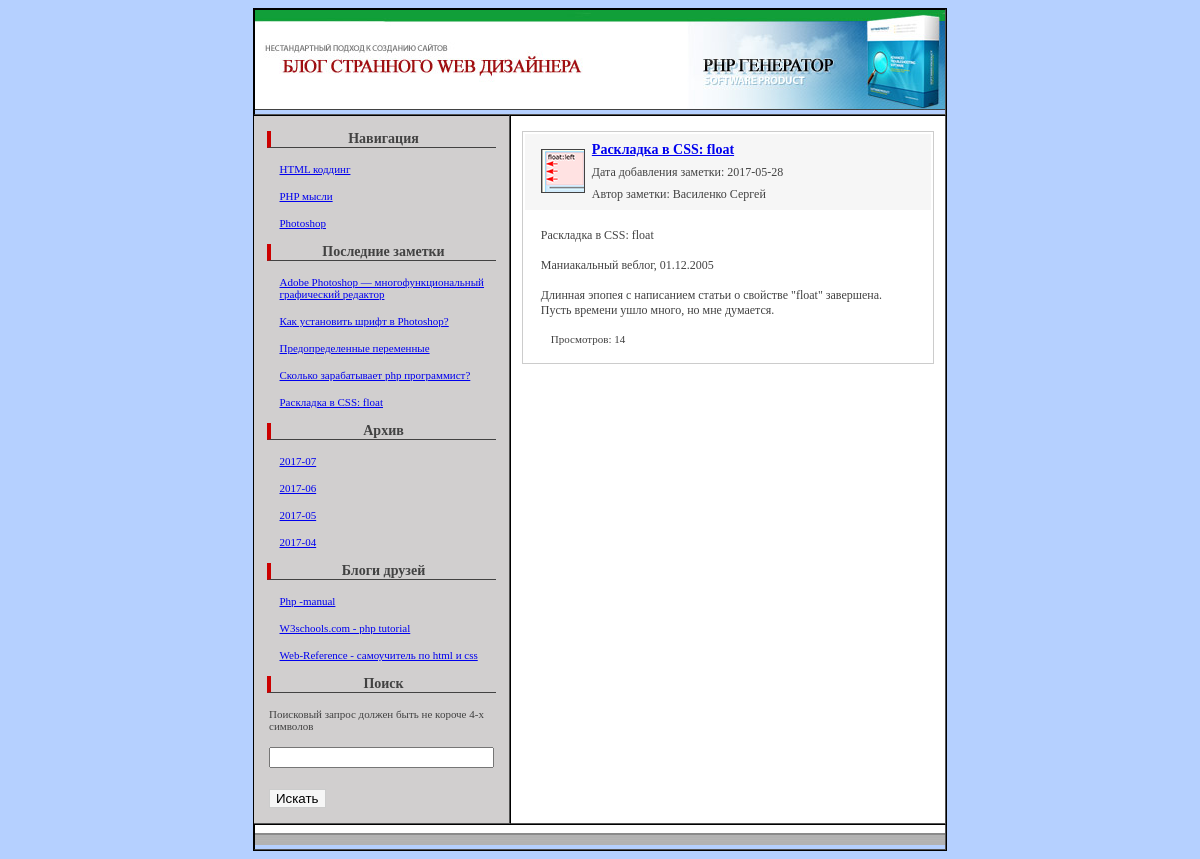
The app's page /view_date.php?date=2017-05 with its own data.
### tables this page shows
CREATE TABLE `categories` (
  `id` int(5) NOT NULL,
  `title` varchar(255) NOT NULL,
  `text` text NOT NULL,
  `meta_k` varchar(255) NOT NULL,
  `meta_d` varchar(255) NOT NULL
);

CREATE TABLE `data` (
  `id` int(5) NOT NULL,
  `meta_k` varchar(255) NOT NULL,
  `meta_d` varchar(255) NOT NULL,
  `description` varchar(255) NOT NULL,
  `author` varchar(255) NOT NULL,
  `text` text NOT NULL,
  `views` int(7) NOT NULL DEFAULT '0',
  `date` date NOT NULL DEFAULT '2017-09-28',
  `title` varchar(255) NOT NULL,
  `mini_img` varchar(255) NOT NULL,
  `cat` int(5) NOT NULL DEFAULT '0'
);

CREATE TABLE `friends_blogs` (
  `id` int(5) NOT NULL,
  `title` varchar(255) NOT NULL,
  `link` varchar(255) NOT NULL
);

### blocks/lefttd.php (the view, shortened to what this page needs)
<td valign="top" width="182" bgcolor="#EBEAEA" class="left">
    <p class="nav_title">Навигация </p>
    <?php
    $result2 = mysqli_query($db, "SELECT * FROM categories");
if (mysqli_num_rows($result2)>0)
    {
    $myrow2=mysqli_fetch_array($result2);
    do {
        printf("<p class='nav_list'><a href='view_cat.php?cat=%s'>%s</a></p>", $myrow2['id'], $myrow2['title']);
    } while ($myrow2 = mysqli_fetch_array($result2));
    } else {
    echo "В результирующей выборке нет рядов.";
}
?>
    <p class="nav_title">Последние заметки </p>
    <?php
    $result3 = mysqli_query($db, "SELECT title,id  FROM data ORDER BY date DESC, id DESC LIMIT 5");
    if (mysqli_num_rows($result3) > 0) {
        $myrow3 = mysqli_fetch_array($result3);
    } else
        echo "В результирующей выборке нет рядов.";
    do
    {
        printf ("<p class='nav_list'><a href='view_post.php?id=%s'>%s</a></p>",$myrow3['id'],$myrow3['title']);
    }
    while ($myrow3=mysqli_fetch_array($result3));
    ?>
    <p class="nav_title">Архив </p>
    <?php
    $result4 = mysqli_query($db,"SELECT DISTINCT LEFT (date,7) AS month FROM data ORDER BY month DESC");
    if (mysqli_num_rows($result4)>0)
    {
        $myrow4=mysqli_fetch_array($result4);
        do {
            printf ("<p class='nav_list'><a href='view_date.php?date=%s'>%s</a></p>",$myrow4['month'],$myrow4['month']);
        }
        while ($myrow4=mysqli_fetch_array($result4));
    }
    else
        echo "В результирующей выборке нет рядов.";
    ?>
    <p class="nav_title">Блоги друзей</p>
    <?php
    $result5 = mysqli_query($db,"SELECT * FROM friends_blogs");
    if (mysqli_num_rows($result5)>0)
    {
        $myrow5=mysqli_fetch_array($result5);
        do {
            printf ("<p class='nav_list'><a href='%s' target='_blank'>%s</a></p>",$myrow5['link'],$myrow5['title']);
        }
        while ($myrow5=mysqli_fetch_array($result5));
    }
    else
        echo "В результирующей выборке нет рядов.";
    ?>
    <p class="nav_title">Поиск</p>
    <form action="view_search.php" method="post">
        <p class="search_t">Поисковый запрос должен быть не короче 4-х символов</p>
        <p> <input type="text" name="search" size="25" maxlength="40"></p>
        <p> <input class="search_b" type="submit" name="submit_s" value="Искать"></p>
    </form>
</td>

### view_date.php (shortened to what this page needs)
<?php
include("blocks/db.php");
if (isset($_GET["date"]))
{
    $date=$_GET["date"];
}
else {
    exit ("<p> Вы обратились к файлу без необходимых параметров. Проверьте адресную строку. </p> ");
}
$date_begin=$date;
$date++;
$date_end=$date;
$date_begin=$date_begin."-01";
$date_end=$date_end."-01";
?>
<!doctype html>
<html>
<head>
<link href="style.css" rel="stylesheet" type="text/css">
</head>
<body>
<table width="690" border="1" align="center" cellpadding="0" cellspacing="0" class="main_border">
  <tbody>
    <tr>
    <?php include("blocks/header.php"); ?>
    </tr>
    <tr>
      <?php include("blocks/lefttd.php"); ?>
      <td width="508" valign="top"  bgcolor="#FFFFFF">
      <p><?php
	 $result = mysqli_query($db,"SELECT title, id, date, author, views, description, mini_img FROM data WHERE date>'$date_begin'
AND date<'$date_end'");
if (mysqli_num_rows($result)>0){
	$myrow=mysqli_fetch_array($result);
}
else
	echo "В результирующей выборке нет рядов.";
		  do{
	printf ("
		<table  align='center' class='post_table'>
		        <tbody>
		          <tr class='post_title'>
		            <td >
					<p class='post_name'> <img align='left' class='mini' src='%s'>
					<a href='view_post.php?id=%s'>%s</a></p>
					<p class='post_adds'>Дата добавления заметки: %s </p>
					<p class='post_adds'>Автор заметки: %s </p>
					</td>
		            </tr>
		          <tr>
		            <td >%s
					<p class='post_view'>Просмотров: %s </p>
					</td>
		            </tr>
		          </tbody>
		  </table>",$myrow['mini_img'],  $myrow['id'],$myrow['title'],$myrow['date'], $myrow['author'], $myrow['description'], $myrow['views']);
	}
	while ($myrow=mysqli_fetch_array($result));
		  ?>
       </td>
    </tr>
    <tr>
      <?php include("blocks/footer.php"); ?>
    </tr>
  </tbody>
</table>
</body>
</html>

### style.css (style rules this page uses)
.main_border { border: 1px solid #000000; }
body { background-image: url(img/bg.jpg); font: Verdana;font-size: 12px; color:#424242; }
.left { border-left: #393636; background-color:#D1CFCF; }
p { font:Lucida Grande, Lucida Sans Unicode, Lucida Sans, DejaVu Sans, Verdana,"sans-serif"; font-size: 12px; color:#424242; margin: 15px; }
.nav_title { margin-top: 15px; margin-left: 5%; margin-right: 5%; border-left: 4px solid #CC0000; border-bottom: 1px solid #424242; font-weight: bold; text-align: center; font-size: 14px; }
.nav_list { font-size: 11px; margin-left: 10%; }
.post_table { border: 1px solid #cccccc; width: 95%; margin-bottom: 10px; }
.post_title { background-color: #F6F6F6; }
.post_name { margin-top: 7px; font-size: 14px; margin-bottom: 7px; font-weight: bold; }
.post_view { font-size: 11px; color: #424242; }
.post_adds { font-size: 12px; margin-top: 7px; margin-bottom: 7px; color: #424242; }
.mini { border: 1px solid #424242; margin-right: 7px; margin-top: 7px; }
.post_view { color:#424242; font-size: 11px; margin-left: 25px; }
.search_t { font-size: 11px; }
.search_b { border: 1px solid #cccccc; background-color: #F6F6F6; margin-top: 6px; }

### records on screen
categories: title "HTML коддинг"
categories: title "PHP мысли"
categories: title "Photoshop"
data: title "Adobe Photoshop — многофункциональный графический редактор"
data: title "Как установить шрифт в Photoshop?"
data: title "Предопределенные переменные"
data: title "Сколько зарабатывает php программист?"
data: title "Раскладка в CSS: float", mini_img (picture), date "2017-05-28", author "Василенко Сергей", description "Раскладка в CSS: float Маниакальный веблог, 01.12.2005 Длинная эпопея с написанием статьи о свойстве \"float\" завершена. Пусть времени ушло много, но мне думается.", views "14"
friends_blogs: title "Php -manual"
friends_blogs: title "W3schools.com - php tutorial"
friends_blogs: title "Web-Reference - самоучитель по html и css"

### other values on screen
$myrow4['month'] "2017-07"
$myrow4['month'] "2017-06"
$myrow4['month'] "2017-05"
$myrow4['month'] "2017-04"
